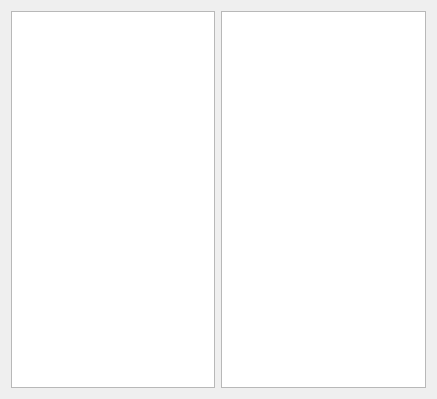
<?xml version="1.0" encoding="UTF-8"?>
<ui version="4.0">
 <class>tcp</class>
 <widget class="QWidget" name="tcp">
  <property name="geometry">
   <rect>
    <x>0</x>
    <y>0</y>
    <width>437</width>
    <height>399</height>
   </rect>
  </property>
  <property name="windowTitle">
   <string>tcp</string>
  </property>
  <layout class="QVBoxLayout" name="verticalLayout">
   <item>
    <layout class="QHBoxLayout" name="horizontalLayout">
     <item>
      <widget class="QListWidget" name="list1"/>
     </item>
     <item>
      <widget class="QListWidget" name="list2"/>
     </item>
    </layout>
   </item>
  </layout>
 </widget>
 <layoutdefault spacing="6" margin="11"/>
 <resources/>
 <connections/>
</ui>
